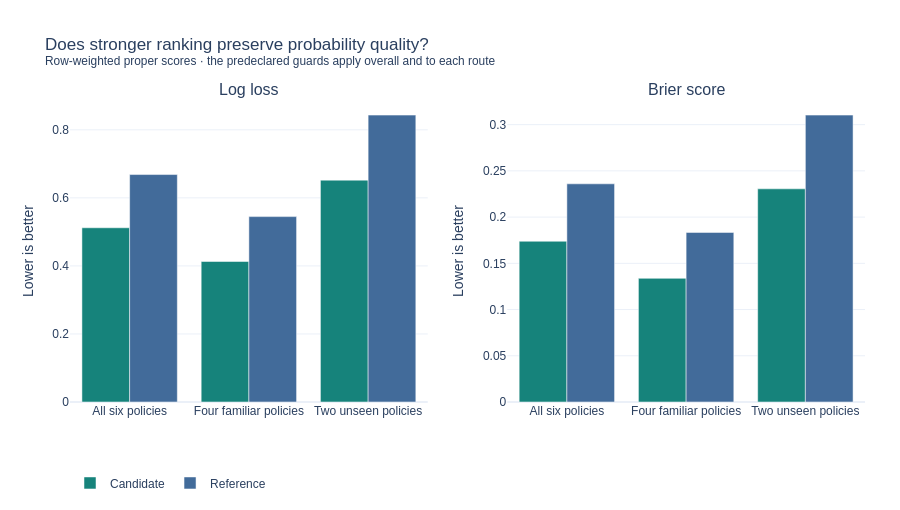
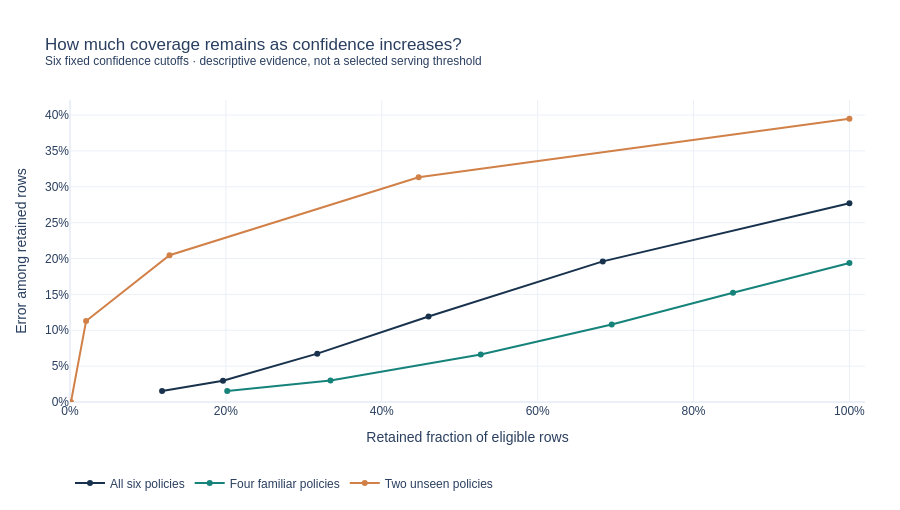

The notebook cell saved with these charts, in order:
### Markdown cell above
## Protected probability quality and confidence coverage
The accepted candidate improves both proper probability scores overall and on familiar/unseen routes. Confidence cutoffs were fixed before target access; the figures describe the coverage/error tradeoff and do not select a deployment threshold. Development calibration remains frozen. An offline product still needs a tested support policy and serving budget.

### Code cell
from build_protected_report import display_figure as display_protected
display_protected(root, "probability_quality")
display_protected(root, "coverage")

### Figure 1 — Plotly figure (JSON) as saved in the notebook; plotly's stock layout.template omitted (floating-point values rounded to 4 significant figures)
{"data": [{"legendgroup": "candidate", "marker": {"color": "#16837b"}, "name": "Candidate", "offsetgroup": "candidate", "showlegend": true, "type": "bar", "x": ["All six policies", "Four familiar policies", "Two unseen policies"], "xaxis": "x", "y": [0.5121, 0.4131, 0.6521], "yaxis": "y"}, {"legendgroup": "reference", "marker": {"color": "#426b9a"}, "name": "Reference", "offsetgroup": "reference", "showlegend": true, "type": "bar", "x": ["All six policies", "Four familiar policies", "Two unseen policies"], "xaxis": "x", "y": [0.6685, 0.5449, 0.8433], "yaxis": "y"}, {"legendgroup": "candidate", "marker": {"color": "#16837b"}, "name": "Candidate", "offsetgroup": "candidate", "showlegend": false, "type": "bar", "x": ["All six policies", "Four familiar policies", "Two unseen policies"], "xaxis": "x2", "y": [0.1739, 0.1338, 0.2306], "yaxis": "y2"}, {"legendgroup": "reference", "marker": {"color": "#426b9a"}, "name": "Reference", "offsetgroup": "reference", "showlegend": false, "type": "bar", "x": ["All six policies", "Four familiar policies", "Two unseen policies"], "xaxis": "x2", "y": [0.236, 0.1834, 0.3103], "yaxis": "y2"}], "layout": {"annotations": [{"font": {"size": 16}, "showarrow": false, "text": "Log loss", "x": 0.225, "xanchor": "center", "xref": "paper", "y": 1.0, "yanchor": "bottom", "yref": "paper"}, {"font": {"size": 16}, "showarrow": false, "text": "Brier score", "x": 0.775, "xanchor": "center", "xref": "paper", "y": 1.0, "yanchor": "bottom", "yref": "paper"}], "font": {"family": "Arial", "size": 12}, "height": 510, "legend": {"orientation": "h", "y": -0.22}, "margin": {"b": 95, "l": 70, "r": 35, "t": 100}, "title": {"text": "Does stronger ranking preserve probability quality?<br><sup>Row-weighted proper scores · the predeclared guards apply overall and to each route</sup>"}, "xaxis": {"anchor": "y", "domain": [0.0, 0.45]}, "xaxis2": {"anchor": "y2", "domain": [0.55, 1.0]}, "yaxis": {"anchor": "x", "domain": [0.0, 1.0], "rangemode": "tozero", "title": {"text": "Lower is better"}}, "yaxis2": {"anchor": "x2", "domain": [0.0, 1.0], "rangemode": "tozero", "title": {"text": "Lower is better"}}}}

### Figure 2 — Plotly figure (JSON) as saved in the notebook; plotly's stock layout.template omitted (floating-point values rounded to 4 significant figures)
{"data": [{"customdata": [[0.5, 43509], [0.6, 29741], [0.7, 20015], [0.8, 13803], [0.9, 8540], [0.95, 5141]], "hovertemplate": "Coverage %{x:.1%}<br>Error %{y:.1%}<br>Minimum confidence %{customdata[0]:.2f}<br>Rows %{customdata[1]}<extra></extra>", "line": {"color": "#18324d"}, "mode": "lines+markers", "name": "All six policies", "type": "scatter", "x": [1.0, 0.6836, 0.46, 0.3172, 0.1963, 0.1182], "y": [0.277, 0.196, 0.1192, 0.06738, 0.02974, 0.01537]}, {"customdata": [[0.5, 25485], [0.6, 21679], [0.7, 17713], [0.8, 13431], [0.9, 8518], [0.95, 5141]], "hovertemplate": "Coverage %{x:.1%}<br>Error %{y:.1%}<br>Minimum confidence %{customdata[0]:.2f}<br>Rows %{customdata[1]}<extra></extra>", "line": {"color": "#16837b"}, "mode": "lines+markers", "name": "Four familiar policies", "type": "scatter", "x": [1.0, 0.8507, 0.695, 0.527, 0.3342, 0.2017], "y": [0.1938, 0.1524, 0.1081, 0.06612, 0.02982, 0.01537]}, {"customdata": [[0.5, 18024], [0.6, 8062], [0.7, 2302], [0.8, 372], [0.9, 22]], "hovertemplate": "Coverage %{x:.1%}<br>Error %{y:.1%}<br>Minimum confidence %{customdata[0]:.2f}<br>Rows %{customdata[1]}<extra></extra>", "line": {"color": "#d18148"}, "mode": "lines+markers", "name": "Two unseen policies", "type": "scatter", "x": [1.0, 0.4473, 0.1277, 0.02064, 0.001221], "y": [0.3946, 0.3132, 0.2046, 0.1129, 0.0]}], "layout": {"font": {"family": "Arial", "size": 12}, "height": 510, "legend": {"orientation": "h", "y": -0.22}, "margin": {"b": 95, "l": 70, "r": 35, "t": 100}, "title": {"text": "How much coverage remains as confidence increases?<br><sup>Six fixed confidence cutoffs · descriptive evidence, not a selected serving threshold</sup>"}, "xaxis": {"range": [0, 1.02], "tickformat": ".0%", "title": {"text": "Retained fraction of eligible rows"}}, "yaxis": {"rangemode": "tozero", "tickformat": ".0%", "title": {"text": "Error among retained rows"}}}}
